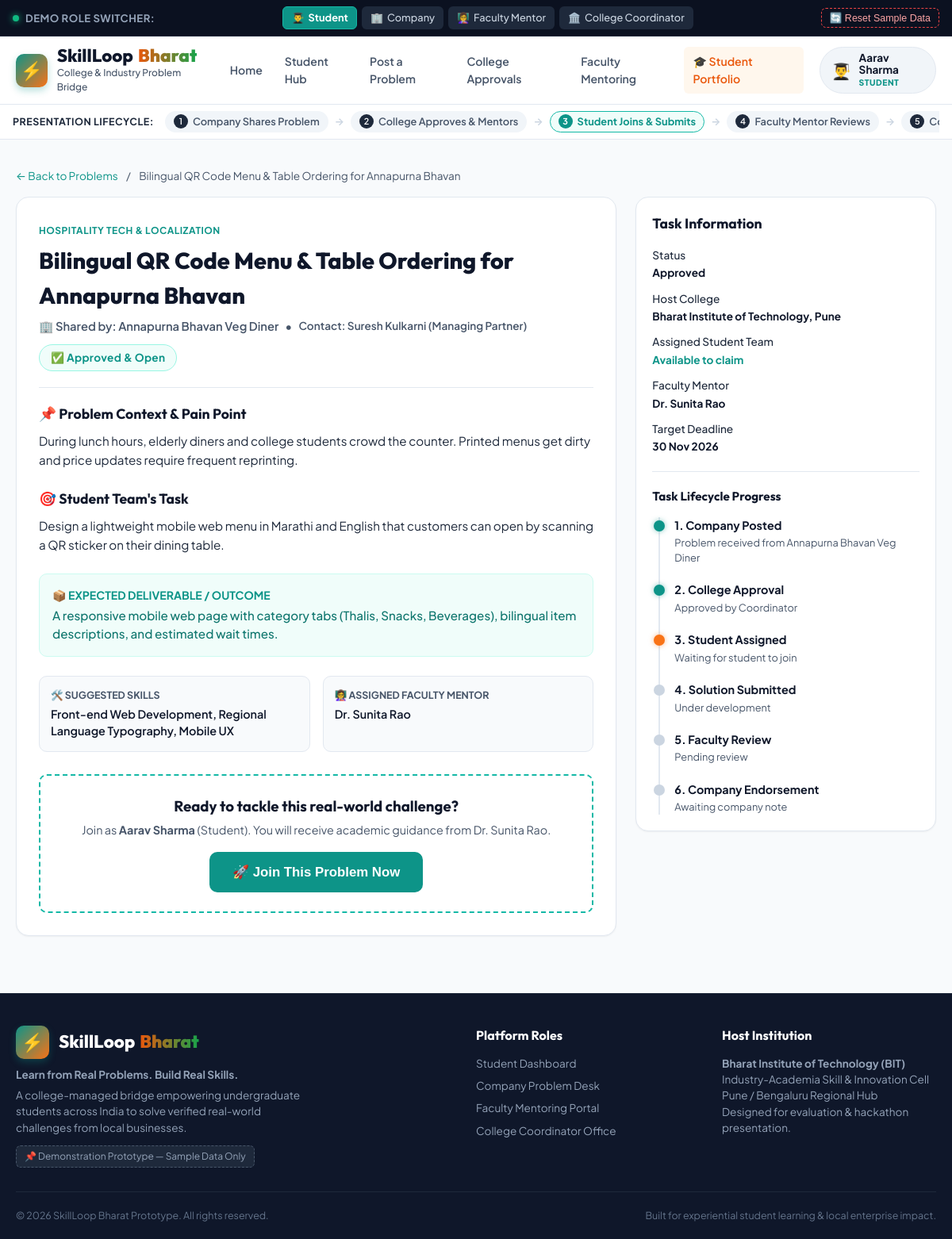
/problem/2, run on the app's committed database.
### tables this page shows
CREATE TABLE problems (
        id INTEGER PRIMARY KEY AUTOINCREMENT,
        title TEXT NOT NULL,
        company_name TEXT NOT NULL,
        company_contact TEXT,
        topic TEXT NOT NULL,
        difficulty TEXT DEFAULT 'Moderate',
        description TEXT NOT NULL,
        student_task TEXT NOT NULL,
        expected_result TEXT NOT NULL,
        required_skills TEXT NOT NULL,
        deadline TEXT NOT NULL,
        status TEXT NOT NULL, -- 'Pending Approval', 'Needs Changes', 'Approved', 'In Progress', 'Submitted', 'Reviewed', 'Completed', 'Rejected'
        faculty_mentor_id INTEGER,
        faculty_mentor_name TEXT,
        assigned_student_id INTEGER,
        assigned_student_name TEXT,
        coordinator_notes TEXT,
        created_at TIMESTAMP DEFAULT CURRENT_TIMESTAMP
    );

### app.py (the view)
@app.route("/problem/<int:problem_id>")
def problem_detail(problem_id):
    db = get_db()
    cursor = db.cursor()
    cursor.execute("SELECT * FROM problems WHERE id = ?", (problem_id,))
    problem = cursor.fetchone()
    if not problem:
        flash("Problem not found.", "error")
        return redirect(url_for("index"))
    cursor.execute("""
        SELECT * FROM submissions
        WHERE problem_id = ?
        ORDER BY id DESC LIMIT 1
    """, (problem_id,))
    submission = cursor.fetchone()
    return render_template("problem_detail.html", problem=problem, submission=submission)

### templates/problem_detail.html (shortened to what this page needs)
{% extends "base.html" %}
{% block content %}
<div style="margin-bottom: 16px; font-size: 0.85rem; color: var(--slate-600);">
    <a href="{{ url_for('student_dashboard') }}" style="color: var(--teal-600); text-decoration: none;">← Back to Problems</a>
    <span style="margin: 0 8px;">/</span>
    <span>{{ problem.title }}</span>
</div>
<div class="detail-layout">
    <div>
        <div class="card">
            <div style="display: flex; justify-content: space-between; align-items: flex-start; margin-bottom: 12px; gap: 12px; flex-wrap: wrap;">
                <div>
                    <span class="problem-topic">{{ problem.topic }}</span>
                    <h1 style="font-family: var(--font-heading); font-size: 1.8rem; font-weight: 800; color: var(--navy-900); margin: 6px 0;">
                        {{ problem.title }}
                    </h1>
                    <div style="display: flex; align-items: center; gap: 8px; color: var(--slate-600); font-size: 0.92rem; font-weight: 600;">
                        <span>🏢 Shared by: {{ problem.company_name }}</span>
                        {% if problem.company_contact %}
                            <span style="color: var(--slate-400);">•</span>
                            <span style="font-size: 0.85rem; color: var(--slate-500);">Contact: {{ problem.company_contact }}</span>
                        {% endif %}
                    </div>
                </div>
                <div>
                    {% if problem.status == 'Approved' %}
                        <span class="badge badge-approved" style="font-size: 0.85rem; padding: 6px 14px;">✅ Approved & Open</span>
                    {% elif problem.status == 'In Progress' %}
                        <span class="badge badge-in-progress" style="font-size: 0.85rem; padding: 6px 14px;">⚡ In Progress</span>
                    {% elif problem.status == 'Submitted' %}
                        <span class="badge badge-submitted" style="font-size: 0.85rem; padding: 6px 14px;">📤 Submitted (Under Faculty Review)</span>
                    {% elif problem.status == 'Reviewed' %}
                        <span class="badge badge-reviewed" style="font-size: 0.85rem; padding: 6px 14px;">🎓 Faculty Reviewed (Awaiting Company)</span>
                    {% elif problem.status == 'Completed' %}
                        <span class="badge badge-completed" style="font-size: 0.85rem; padding: 6px 14px;">🏆 Completed & Verified</span>
                    {% elif problem.status == 'Pending Approval' %}
                        <span class="badge badge-pending" style="font-size: 0.85rem; padding: 6px 14px;">⏳ Waiting for College Approval</span>
                    {% else %}
                        <span class="badge badge-needs-changes" style="font-size: 0.85rem; padding: 6px 14px;">{{ problem.status }}</span>
                    {% endif %}
                </div>
            </div>
            <hr style="border: none; border-top: 1px solid var(--slate-200); margin: 20px 0;">
            <div style="margin-bottom: 24px;">
                <h3 style="font-family: var(--font-heading); font-size: 1.1rem; color: var(--navy-900); margin-bottom: 8px;">
                    📌 Problem Context & Pain Point
                </h3>
                <p style="color: var(--slate-700); line-height: 1.6; font-size: 0.95rem;">
                    {{ problem.description }}
                </p>
            </div>
            <div style="margin-bottom: 24px;">
                <h3 style="font-family: var(--font-heading); font-size: 1.1rem; color: var(--navy-900); margin-bottom: 8px;">
                    🎯 Student Team's Task
                </h3>
                <p style="color: var(--slate-700); line-height: 1.6; font-size: 0.95rem;">
                    {{ problem.student_task }}
                </p>
            </div>
            <div style="background: var(--teal-50); border: 1px solid var(--teal-100); border-radius: var(--radius-md); padding: 16px; margin-bottom: 24px;">
                <div style="font-weight: 700; color: var(--teal-600); font-size: 0.88rem; text-transform: uppercase; margin-bottom: 4px;">
                    📦 Expected Deliverable / Outcome
                </div>
                <p style="color: #0f766e; font-size: 0.95rem; font-weight: 500;">
                    {{ problem.expected_result }}
                </p>
            </div>
            <div style="display: grid; grid-template-columns: 1fr 1fr; gap: 16px; margin-bottom: 28px;">
                <div style="background: var(--slate-50); padding: 14px; border-radius: var(--radius-md); border: 1px solid var(--slate-200);">
                    <div style="font-size: 0.78rem; font-weight: 700; color: var(--slate-600); text-transform: uppercase;">
                        🛠️ Suggested Skills
                    </div>
                    <div style="font-weight: 600; color: var(--navy-900); margin-top: 4px; font-size: 0.9rem;">
                        {{ problem.required_skills }}
                    </div>
                </div>
                <div style="background: var(--slate-50); padding: 14px; border-radius: var(--radius-md); border: 1px solid var(--slate-200);">
                    <div style="font-size: 0.78rem; font-weight: 700; color: var(--slate-600); text-transform: uppercase;">
                        👩‍🏫 Assigned Faculty Mentor
                    </div>
                    <div style="font-weight: 600; color: var(--navy-900); margin-top: 4px; font-size: 0.9rem;">
                        {{ problem.faculty_mentor_name or 'To be designated by College Coordinator' }}
                    </div>
                </div>
            </div>
            {% if problem.status == 'Approved' and not problem.assigned_student_id %}
                <div style="background: #ffffff; border: 2px dashed var(--teal-500); border-radius: var(--radius-md); padding: 24px; text-align: center;">
                    <h3 style="font-family: var(--font-heading); color: var(--navy-900); margin-bottom: 6px;">
                        Ready to tackle this real-world challenge?
                    </h3>
                    <p style="color: var(--slate-600); font-size: 0.9rem; margin-bottom: 16px;">
                        Join as <strong>{{ current_user.name }}</strong> (Student). You will receive academic guidance from {{ problem.faculty_mentor_name }}.
                    </p>
                    <form action="{{ url_for('join_problem', problem_id=problem.id) }}" method="POST">
                        <button type="submit" class="btn btn-primary btn-lg">
                            🚀 Join This Problem Now
                        </button>
                    </form>
                </div>
            {% endif %}
        </div>
    </div>
    <div>
        <div class="card" style="padding: 20px;">
            <h3 class="card-title" style="font-size: 1.1rem; margin-bottom: 16px;">Task Information</h3>
            <div style="display: flex; flex-direction: column; gap: 12px; font-size: 0.85rem;">
                <div>
                    <div style="color: var(--slate-500); font-weight: 500;">Status</div>
                    <div style="font-weight: 700; color: var(--navy-900); margin-top: 2px;">{{ problem.status }}</div>
                </div>
                <div>
                    <div style="color: var(--slate-500); font-weight: 500;">Host College</div>
                    <div style="font-weight: 700; color: var(--navy-900); margin-top: 2px;">Bharat Institute of Technology, Pune</div>
                </div>
                <div>
                    <div style="color: var(--slate-500); font-weight: 500;">Assigned Student Team</div>
                    <div style="font-weight: 700; color: var(--teal-600); margin-top: 2px;">
                        {{ problem.assigned_student_name or 'Available to claim' }}
                    </div>
                </div>
                <div>
                    <div style="color: var(--slate-500); font-weight: 500;">Faculty Mentor</div>
                    <div style="font-weight: 700; color: var(--navy-900); margin-top: 2px;">
                        {{ problem.faculty_mentor_name or 'Under College Assignment' }}
                    </div>
                </div>
                <div>
                    <div style="color: var(--slate-500); font-weight: 500;">Target Deadline</div>
                    <div style="font-weight: 700; color: var(--navy-900); margin-top: 2px;">{{ problem.deadline }}</div>
                </div>
            </div>
            <hr style="border: none; border-top: 1px solid var(--slate-200); margin: 20px 0;">
            <h4 style="font-family: var(--font-heading); font-size: 0.95rem; color: var(--navy-900); margin-bottom: 14px;">
                Task Lifecycle Progress
            </h4>
            <div class="timeline">
                <div class="timeline-item">
                    <div class="timeline-dot done"></div>
                    <div class="timeline-title">1. Company Posted</div>
                    <div class="timeline-sub">Problem received from {{ problem.company_name }}</div>
                </div>
                <div class="timeline-item">
                    <div class="timeline-dot {% if problem.status != 'Pending Approval' %}done{% else %}active{% endif %}"></div>
                    <div class="timeline-title">2. College Approval</div>
                    <div class="timeline-sub">
                        {% if problem.status != 'Pending Approval' %}
                            Approved by Coordinator
                        {% else %}
                            Pending Coordinator Review
                        {% endif %}
                    </div>
                </div>
                <div class="timeline-item">
                    <div class="timeline-dot {% if problem.assigned_student_id %}done{% elif problem.status == 'Approved' %}active{% endif %}"></div>
                    <div class="timeline-title">3. Student Assigned</div>
                    <div class="timeline-sub">{{ problem.assigned_student_name or 'Waiting for student to join' }}</div>
                </div>
                <div class="timeline-item">
                    <div class="timeline-dot {% if submission %}done{% elif problem.status == 'In Progress' %}active{% endif %}"></div>
                    <div class="timeline-title">4. Solution Submitted</div>
                    <div class="timeline-sub">
                        {% if submission %}Submitted for review{% else %}Under development{% endif %}
                    </div>
                </div>
                <div class="timeline-item">
                    <div class="timeline-dot {% if submission and submission.faculty_status == 'Reviewed' %}done{% elif problem.status == 'Submitted' %}active{% endif %}"></div>
                    <div class="timeline-title">5. Faculty Review</div>
                    <div class="timeline-sub">
                        {% if submission and submission.faculty_status == 'Reviewed' %}Academic credit verified{% else %}Pending review{% endif %}
                    </div>
                </div>
                <div class="timeline-item">
                    <div class="timeline-dot {% if problem.status == 'Completed' %}done{% elif problem.status == 'Reviewed' %}active{% endif %}"></div>
                    <div class="timeline-title">6. Company Endorsement</div>
                    <div class="timeline-sub">
                        {% if problem.status == 'Completed' %}Feedback added to Portfolio!{% else %}Awaiting company note{% endif %}
                    </div>
                </div>
            </div>
        </div>
    </div>
</div>
{% endblock %}

### data on the page
problems: title "Bilingual QR Code Menu & Table Ordering for Annapurna Bhavan", topic "HOSPITALITY TECH & LOCALIZATION", company_name "Annapurna Bhavan Veg Diner", company_contact "Suresh Kulkarni (Managing Partner)", description "During lunch hours, elderly diners and college students crowd the counter. Printed menus get dirty and price updates require frequent reprinting.", student_task "Design a lightweight mobile web menu in Marathi and English that customers can open by scanning a QR sticker on their dining table.", expected_result "A responsive mobile web page with category tabs (Thalis, Snacks, Beverages), bilingual item descriptions, and estimated wait times.", required_skills "Front-end Web Development, Regional Language Typography, Mobile UX", faculty_mentor_name "Dr. Sunita Rao", status "Approved", deadline "30 Nov 2026"

### other printed values
{{ current_user.avatar }} "👨‍🎓"
{{ current_user.name }} "Aarav Sharma"
{{ active_role | upper }} "STUDENT"
{{ problem.assigned_student_name or 'Available to claim' }} "Available to claim"
{{ problem.assigned_student_name or 'Waiting for student to join' }} "Waiting for student to join"
